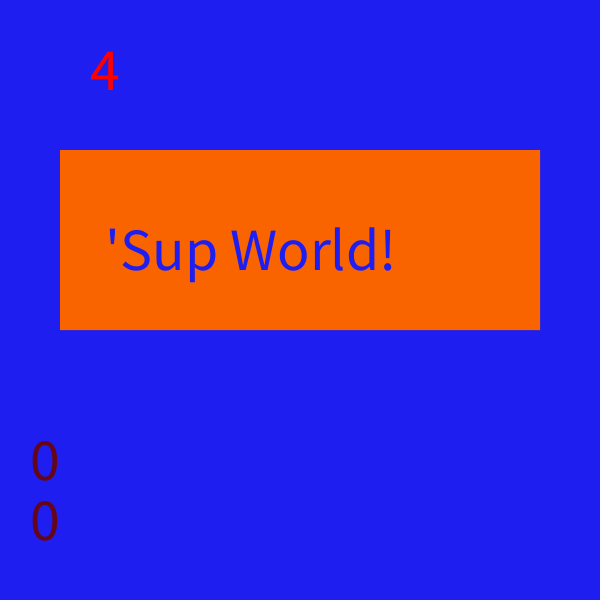
Frame 1 (no input)
Frame 60 (the mouse pressed at the canvas centre just before this capture): identical to frame 1, image omitted
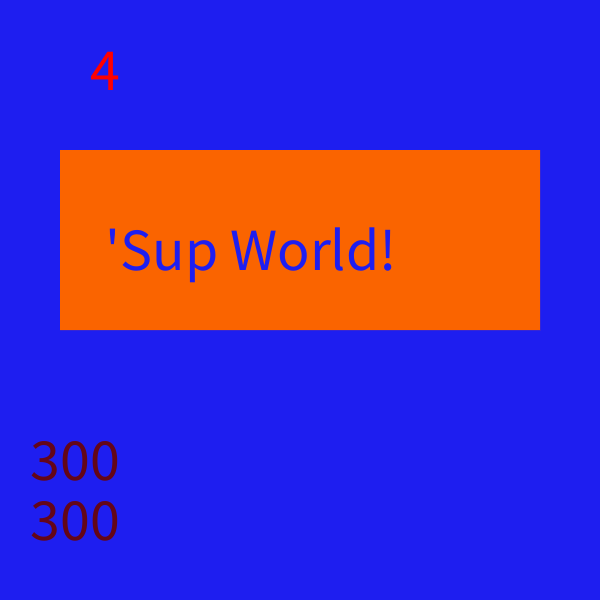
Frame 120 (the mouse held since frame 60 and released just before this capture)

The Processing sketch that drew these frames (run headless with seeded random() and noise(); from frame 60 on, the mouse is pressed at the canvas centre):

// Processing sketch: processing_128988
// ── processing_128988.pde


void setup(){
  size(600,600);
  frameRate(10);
}
 
void draw(){
  scale(3);
  background(30,30,240);
   
  stroke(250,100,0);
  strokeWeight(0);
 
  fill(250,100,0);
  rect(20,50,160,60); 
   
  fill(30,30,240);
  textSize(20);
  text("'Sup World!",35,90);
  berechne(); //Erlaubt, weil "berechne()" bekannt ist!
 lel();
}
 
void berechne(){
    int i=2+2;
    fill(255,0,0);
    text(i,30,30);
}

void lel(){
int x=mouseX;
int y=mouseY;
fill(100,6,24);
text(x,10,180);
text(y,10,160);
}
